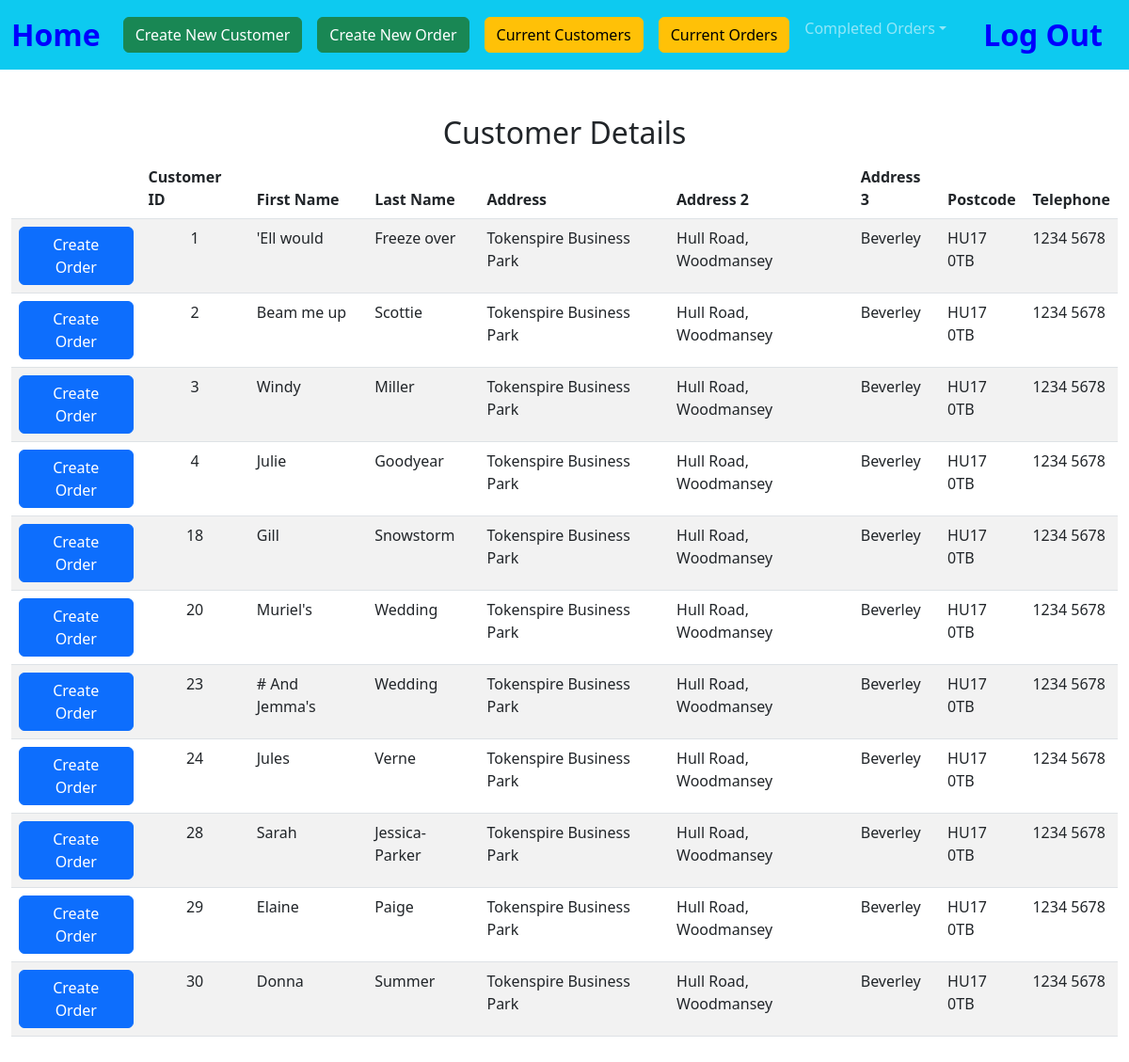
Before: /list_of_customers with the older database file.
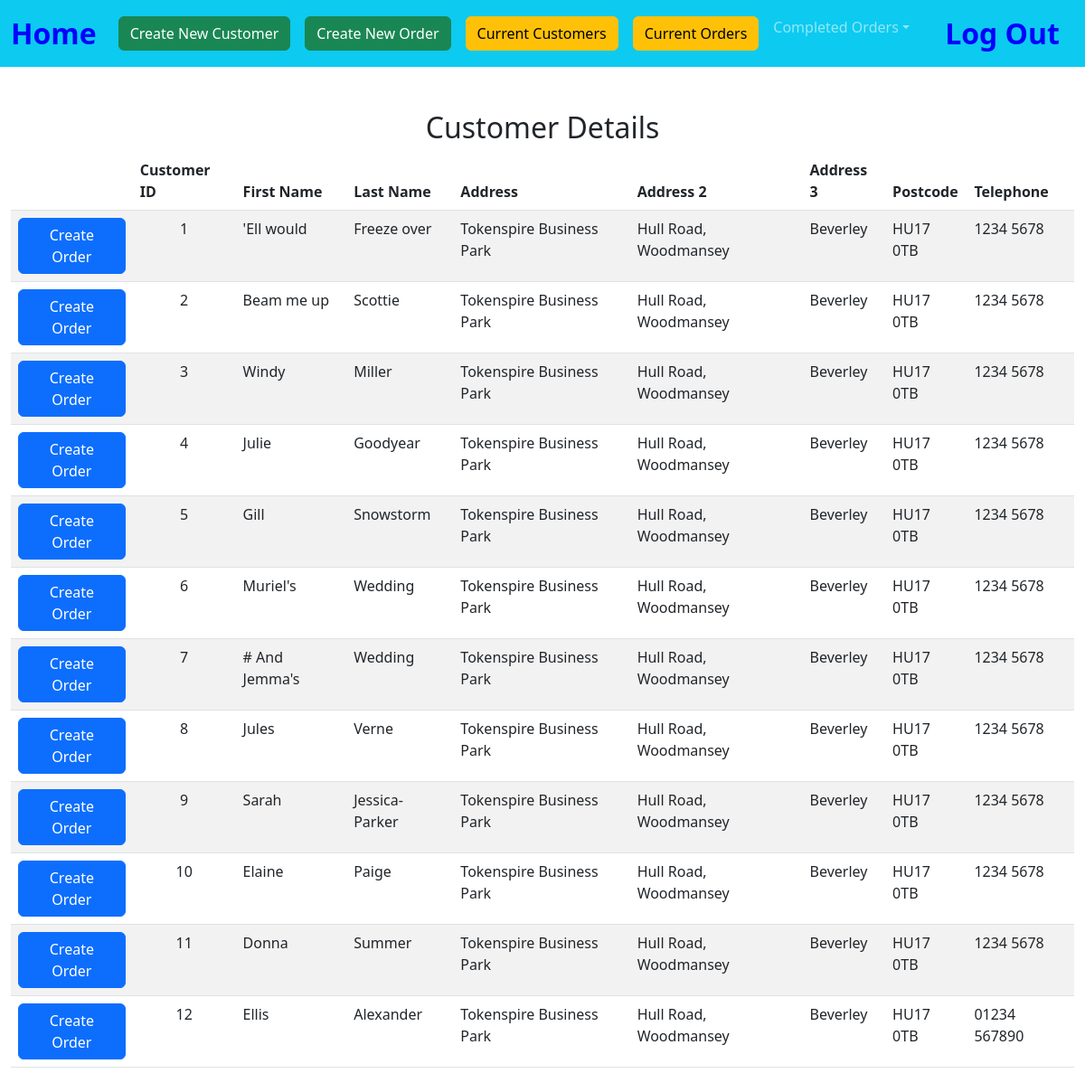
After: the same page with the newer database file.
### tables this page shows
CREATE TABLE customers(id INTEGER PRIMARY KEY AUTOINCREMENT NOT NULL, first_name TEXT, last_name TEXT, address_1 TEXT, address_2 TEXT, address_3 TEXT, postcode TEXT, telephone_1 TEXT, telephone_2 TEXT);

### app.py (the view)
@app.route("/list_of_customers", methods=["GET", "POST"])
def list_of_customers():
    if request.method == "POST":
        user = session["user"]
        customer_id = request.form.get("customer_id")
        detail = db.execute("select * from customers WHERE id = (?);", customer_id)
        return render_template("customer_order.html",customer_id = customer_id, detail = detail, user = user)
    else:
        detail = db.execute("select * from customers;")
        return render_template("list_of_customers.html",detail = detail)

### app.py (called while the page is built)
@app.after_request
def after_request(response):
    response.headers["Cache-Control"] = "no-cache, no-store, must-revalidate"
    response.headers["Expires"] = 0
    response.headers["Pragma"] = "no-cache"
    return response

### templates/list_of_customers.html (shortened to what this page needs)
{% extends "layout.html" %}
{% block main %}
<div class="section">
    <h2>Customer  Details</h2>
    <table class="table table-striped">
        <thead>
            <tr>
                <th></th>
                <th class="text-start">Customer ID</th>
                <th class="text-start">First Name</th>
                <th class="text-start">Last Name</th>
                <th class="text-start">Address</th>
                <th class="text-start">Address 2</th>
                <th class="text-start">Address 3</th>
                <th class="text-start">Postcode</th>
                <th class="text-start">Telephone</th>
            </tr>
        </thead>
        <tbody>
            {% for row in detail %}
            <tr>
                <form action="/list_of_customers" method="POST">
                    <td><input type="hidden" name="customer_id" VALUE="{{ row['id'] }}"><button class="btn btn-primary" type="submit">Create Order</button></td>
                </form>
                <td class="text-center">{{ row["id"] }}</td>
                <td class="text-start">{{ row["first_name"] }}</td>
                <td class="text-start">{{ row["last_name"] }}</td>
                <td class="text-start">{{ row["address_1"] }}</td>
                <td class="text-start">{{ row["address_2"] }}</td>
                <td class="text-start">{{ row["address_3"] }}</td>
                <td class="text-start">{{ row["postcode"] }}</td>
                <td class="text-start">{{ row["telephone_1"] }} {{ row["telephone_2"] }}</td>
                </tr>
            {% endfor %}
        </tbody>
    </div>
{% endblock %}

### templates/layout.html (shortened to what this page needs)
<!doctype html>
<html lang="en">
  <head>
    <link href="https://cdn.jsdelivr.net/npm/bootstrap@5.3.0/dist/css/bootstrap.min.css" rel="stylesheet">
    <link href="/static/styles.css" rel="stylesheet">
  </head>
  {% block navbar %}
  <body>
        <nav class="navbar navbar-expand-lg bg-info navbar-dark">
        <div class="container-fluid">
          <a class="navbar-brand" href="/home">Home</a>
            <div class="collapse navbar-collapse" id="navbarSupportedContent">
                <ul class="navbar-nav me-auto mb-2 mb-lg-0">
                  <li class="nav-item">
                    <li class="nav-link"><a button type="button" class="btn btn-success" href="/new_customer">Create New Customer</a></li>
                    <li class="nav-link"><a button type="button" class="btn btn-success" href="/choose_customer">Create New Order</a></li>
                </li>
                <li class="nav-item">
                  <li class="nav-link"><a button type="button" class="btn btn-warning" href="/list_of_customers">Current Customers</a></li>
                  <li class="nav-link"><a button type="button" class="btn btn-warning" href="/open_orders">Current Orders</a>
                </li>
                <li class="nav-item dropdown">
                    <a class="nav-link dropdown-toggle" href="#" role="button" data-bs-toggle="dropdown" aria-expanded="false">Completed Orders</a>
                </li>
                </ul>
            </div>
            <a class="navbar-brand" href="/logout">Log Out</a>
            </div>
        </nav>
        {% endblock %}
      <main class="container-fluid py-5 text-center">
        {% block main %}{% endblock %}
      </main>
  </body>

### static/styles.css (style rules this page uses)
nav .navbar-brand { font-size: xx-large; color: #0000ff; font-weight: bold; }

Changed rows visible on the page:
removed customers: id "18", first_name "Gill", last_name "Snowstorm", address_1 "Tokenspire Business Park", address_2 "Hull Road, Woodmansey", address_3 "Beverley", postcode "HU17 0TB", telephone_1 "1234", telephone_2 "5678"
removed customers: id "20", first_name "Muriel's", last_name "Wedding", address_1 "Tokenspire Business Park", address_2 "Hull Road, Woodmansey", address_3 "Beverley", postcode "HU17 0TB", telephone_1 "1234", telephone_2 "5678"
removed customers: id "23", first_name "# And Jemma's", last_name "Wedding", address_1 "Tokenspire Business Park", address_2 "Hull Road, Woodmansey", address_3 "Beverley", postcode "HU17 0TB", telephone_1 "1234", telephone_2 "5678"
removed customers: id "24", first_name "Jules", last_name "Verne", address_1 "Tokenspire Business Park", address_2 "Hull Road, Woodmansey", address_3 "Beverley", postcode "HU17 0TB", telephone_1 "1234", telephone_2 "5678"
removed customers: id "28", first_name "Sarah", last_name "Jessica-Parker", address_1 "Tokenspire Business Park", address_2 "Hull Road, Woodmansey", address_3 "Beverley", postcode "HU17 0TB", telephone_1 "1234", telephone_2 "5678"
removed customers: id "29", first_name "Elaine", last_name "Paige", address_1 "Tokenspire Business Park", address_2 "Hull Road, Woodmansey", address_3 "Beverley", postcode "HU17 0TB", telephone_1 "1234", telephone_2 "5678"
removed customers: id "30", first_name "Donna", last_name "Summer", address_1 "Tokenspire Business Park", address_2 "Hull Road, Woodmansey", address_3 "Beverley", postcode "HU17 0TB", telephone_1 "1234", telephone_2 "5678"
added customers: id "5", first_name "Gill", last_name "Snowstorm", address_1 "Tokenspire Business Park", address_2 "Hull Road, Woodmansey", address_3 "Beverley", postcode "HU17 0TB", telephone_1 "1234", telephone_2 "5678"
added customers: id "6", first_name "Muriel's", last_name "Wedding", address_1 "Tokenspire Business Park", address_2 "Hull Road, Woodmansey", address_3 "Beverley", postcode "HU17 0TB", telephone_1 "1234", telephone_2 "5678"
added customers: id "7", first_name "# And Jemma's", last_name "Wedding", address_1 "Tokenspire Business Park", address_2 "Hull Road, Woodmansey", address_3 "Beverley", postcode "HU17 0TB", telephone_1 "1234", telephone_2 "5678"
added customers: id "8", first_name "Jules", last_name "Verne", address_1 "Tokenspire Business Park", address_2 "Hull Road, Woodmansey", address_3 "Beverley", postcode "HU17 0TB", telephone_1 "1234", telephone_2 "5678"
added customers: id "9", first_name "Sarah", last_name "Jessica-Parker", address_1 "Tokenspire Business Park", address_2 "Hull Road, Woodmansey", address_3 "Beverley", postcode "HU17 0TB", telephone_1 "1234", telephone_2 "5678"
added customers: id "10", first_name "Elaine", last_name "Paige", address_1 "Tokenspire Business Park", address_2 "Hull Road, Woodmansey", address_3 "Beverley", postcode "HU17 0TB", telephone_1 "1234", telephone_2 "5678"
added customers: id "11", first_name "Donna", last_name "Summer", address_1 "Tokenspire Business Park", address_2 "Hull Road, Woodmansey", address_3 "Beverley", postcode "HU17 0TB", telephone_1 "1234", telephone_2 "5678"
added customers: id "12", first_name "Ellis", last_name "Alexander", address_1 "Tokenspire Business Park", address_2 "Hull Road, Woodmansey", address_3 "Beverley", postcode "HU17 0TB", telephone_1 "01234", telephone_2 "567890"
